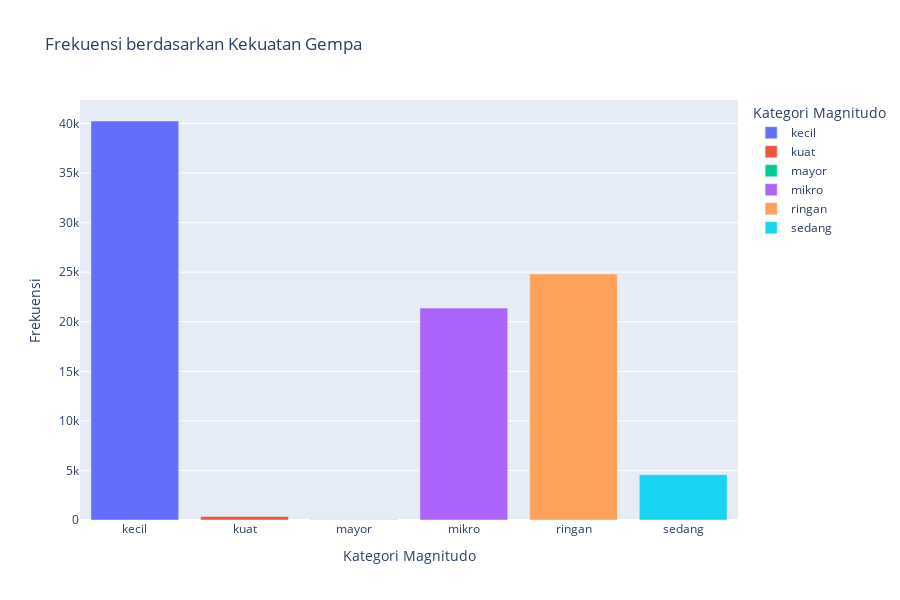

This figure's notebook cell:
### Code cell
fig_6 = df.groupby(['MagCategory'], as_index=False, sort=True).count()
px.bar(fig_6, y = 'tgl', x = 'MagCategory',
       color= 'MagCategory', height=600,
       labels={'tgl': 'Frekuensi', 'MagCategory': 'Kategori Magnitudo'},
       title='Frekuensi berdasarkan Kekuatan Gempa'
)

### Figure 1 — Plotly figure (JSON) as saved in the notebook; plotly's stock layout.template omitted (floating-point values rounded to 4 significant figures)
{"data": [{"alignmentgroup": "True", "hovertemplate": "Kategori Magnitudo=%{x}<br>Frekuensi=%{y}<extra></extra>", "legendgroup": "kecil", "marker": {"color": "#636efa", "pattern": {"shape": ""}}, "name": "kecil", "offsetgroup": "kecil", "orientation": "v", "showlegend": true, "textposition": "auto", "type": "bar", "x": ["kecil"], "xaxis": "x", "y": [40249], "yaxis": "y"}, {"alignmentgroup": "True", "hovertemplate": "Kategori Magnitudo=%{x}<br>Frekuensi=%{y}<extra></extra>", "legendgroup": "kuat", "marker": {"color": "#EF553B", "pattern": {"shape": ""}}, "name": "kuat", "offsetgroup": "kuat", "orientation": "v", "showlegend": true, "textposition": "auto", "type": "bar", "x": ["kuat"], "xaxis": "x", "y": [353], "yaxis": "y"}, {"alignmentgroup": "True", "hovertemplate": "Kategori Magnitudo=%{x}<br>Frekuensi=%{y}<extra></extra>", "legendgroup": "mayor", "marker": {"color": "#00cc96", "pattern": {"shape": ""}}, "name": "mayor", "offsetgroup": "mayor", "orientation": "v", "showlegend": true, "textposition": "auto", "type": "bar", "x": ["mayor"], "xaxis": "x", "y": [35], "yaxis": "y"}, {"alignmentgroup": "True", "hovertemplate": "Kategori Magnitudo=%{x}<br>Frekuensi=%{y}<extra></extra>", "legendgroup": "mikro", "marker": {"color": "#ab63fa", "pattern": {"shape": ""}}, "name": "mikro", "offsetgroup": "mikro", "orientation": "v", "showlegend": true, "textposition": "auto", "type": "bar", "x": ["mikro"], "xaxis": "x", "y": [21376], "yaxis": "y"}, {"alignmentgroup": "True", "hovertemplate": "Kategori Magnitudo=%{x}<br>Frekuensi=%{y}<extra></extra>", "legendgroup": "ringan", "marker": {"color": "#FFA15A", "pattern": {"shape": ""}}, "name": "ringan", "offsetgroup": "ringan", "orientation": "v", "showlegend": true, "textposition": "auto", "type": "bar", "x": ["ringan"], "xaxis": "x", "y": [24815], "yaxis": "y"}, {"alignmentgroup": "True", "hovertemplate": "Kategori Magnitudo=%{x}<br>Frekuensi=%{y}<extra></extra>", "legendgroup": "sedang", "marker": {"color": "#19d3f3", "pattern": {"shape": ""}}, "name": "sedang", "offsetgroup": "sedang", "orientation": "v", "showlegend": true, "textposition": "auto", "type": "bar", "x": ["sedang"], "xaxis": "x", "y": [4567], "yaxis": "y"}], "layout": {"barmode": "relative", "height": 600, "legend": {"title": {"text": "Kategori Magnitudo"}, "tracegroupgap": 0}, "title": {"text": "Frekuensi berdasarkan Kekuatan Gempa"}, "xaxis": {"anchor": "y", "categoryarray": ["kecil", "kuat", "mayor", "mikro", "ringan", "sedang"], "categoryorder": "array", "domain": [0, 1], "title": {"text": "Kategori Magnitudo"}}, "yaxis": {"anchor": "x", "domain": [0, 1], "title": {"text": "Frekuensi"}}}}
